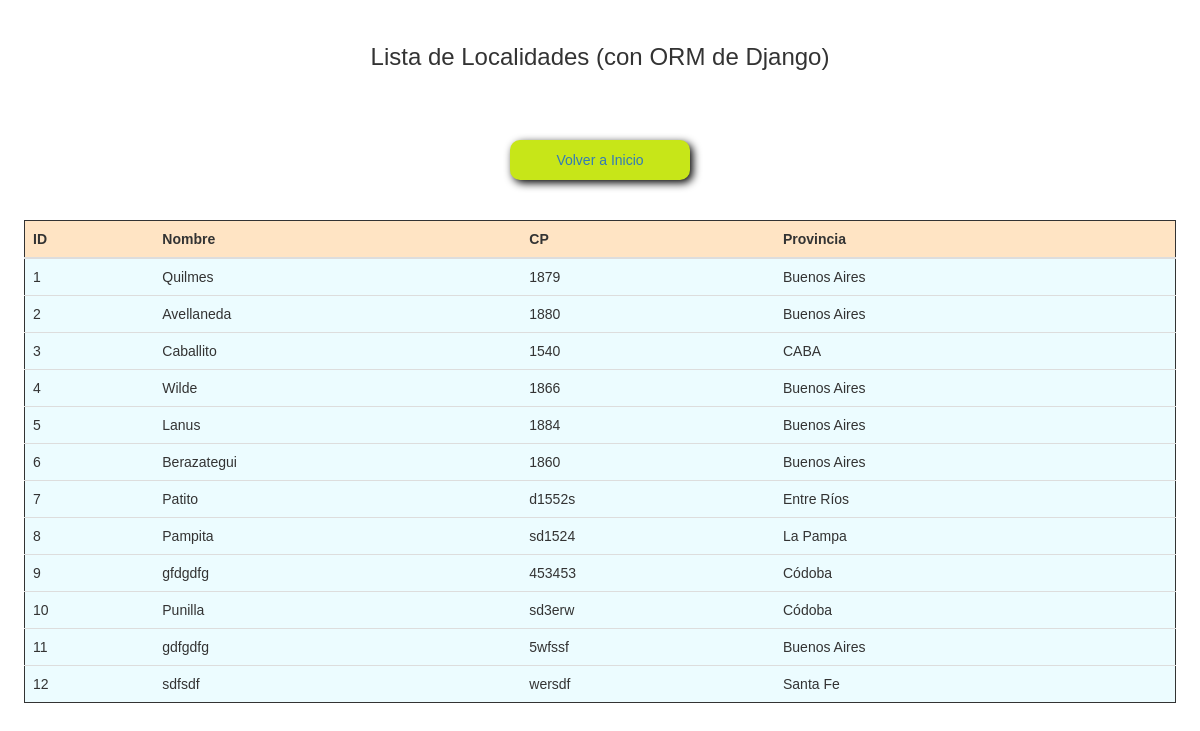
Page /localidades on the committed database.
### titulos/models.py (models this page shows, shortened)
class Localidad(models.Model):
    nombre = models.CharField("Nombre de la Localidad: ", max_length=50)
    cp = models.CharField("Código Postal: ", max_length=10)
    provincia = models.CharField("Provincia: ", max_length=50, choices=LISTA_PROV)
    class Meta:
        ordering = ["pk"]

### titulos/views.py (the view)
# urls.py: path('localidades', views.localidades, name='localidades'),
def localidades(request, template_name="titulos/localidades.html"):
    lista_localidades = Localidad.objects.all()
    dato = {"localidades": lista_localidades}
    return render(request, template_name, dato)

### templates/titulos/localidades.html (shortened to what this page needs)
<!DOCTYPE html>
{% load static %}
<html lang="es">
<head>
    <link rel="stylesheet" type="text/css" href="{% static 'css/bootstrap.css' %}">
    <link rel="stylesheet" type="text/css" href="{% static 'css/styles.css' %}">
    <link href="{% static 'css/jquery-ui.css' %}" rel="stylesheet">
</head>
<body>
    <div class="tabla">
        <h3>Lista de Localidades (con ORM de Django)</h3></br></br></br>
        <a href="{% url 'index' %}"><button>Volver a Inicio</button></a></br></br>
        <table class="table">
            <thead>
                <tr>
                    <th>ID</th>
                    <th>Nombre</th>
                    <th>CP</th>
                    <th>Provincia</th>
                </tr>
            </thead>
            {% for localidad in localidades %}
            <tr>
                <td> {{localidad.id}} </td>
                <td> {{localidad.nombre}} </td>
                <td> {{localidad.cp}} </td>
                <td> {{localidad.provincia}} </td>
            </tr>
            {% endfor %}
        </table></br>
    </div>
</body>
</html>

### static/css/styles.css (style rules this page uses)
* { font-family:'Lucida Sans', 'Lucida Sans Regular', 'Lucida Grande', 'Lucida Sans Unicode', Geneva, Verdana, sans-serif; }
.botones, .carga_p, .tabla { display: flex; flex-direction: column; align-items: center; padding: 2%; }
.tabla table { border: 1px solid; }
.tabla thead tr { background-color: bisque; }
.tabla tr { background-color: rgb(236, 252, 255); }
button { background-color: rgb(199, 230, 24); border-bottom: 1px solid #000; height: 40px; width: 180px; border-radius: 10px; border: none; box-shadow: 3px 3px 8px #000; }

### rows in the picture
Localidad: id "1", nombre "Quilmes", cp "1879", provincia "Buenos Aires"
Localidad: id "2", nombre "Avellaneda", cp "1880", provincia "Buenos Aires"
Localidad: id "3", nombre "Caballito", cp "1540", provincia "CABA"
Localidad: id "4", nombre "Wilde", cp "1866", provincia "Buenos Aires"
Localidad: id "5", nombre "Lanus", cp "1884", provincia "Buenos Aires"
Localidad: id "6", nombre "Berazategui", cp "1860", provincia "Buenos Aires"
Localidad: id "7", nombre "Patito", cp "d1552s", provincia "Entre Ríos"
Localidad: id "8", nombre "Pampita", cp "sd1524", provincia "La Pampa"
Localidad: id "9", nombre "gfdgdfg", cp "453453", provincia "Códoba"
Localidad: id "10", nombre "Punilla", cp "sd3erw", provincia "Códoba"
Localidad: id "11", nombre "gdfgdfg", cp "5wfssf", provincia "Buenos Aires"
Localidad: id "12", nombre "sdfsdf", cp "wersdf", provincia "Santa Fe"
